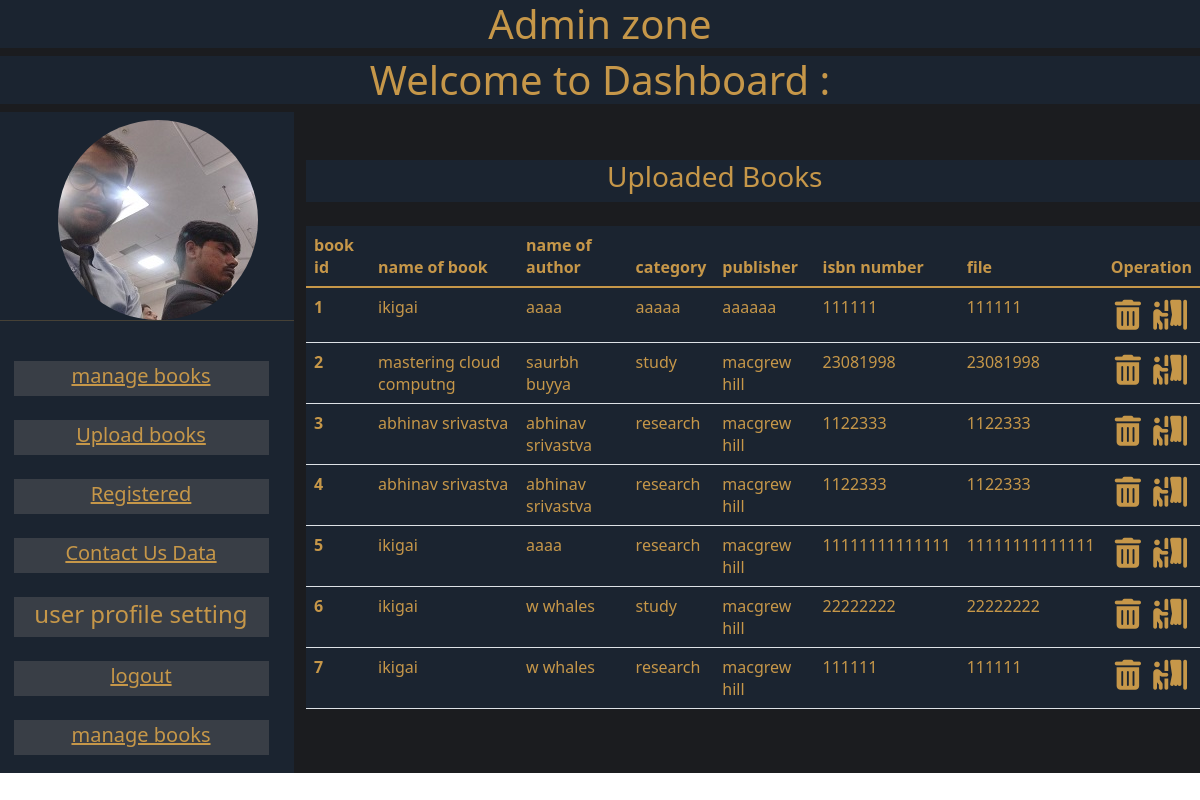
/books, run on the app's committed database.
### tables this page shows
CREATE TABLE Upload_book (b_Id INTEGER NOT NULL, name_of_book VARCHAR, name_of_author VARCHAR, category VARCHAR, publisher VARCHAR, isbn VARCHAR, upload_book VARCHAR, type TEXT, PRIMARY KEY (b_Id));

### main.py (the view)
@app.route("/books")
def books():
    conn =engine.connect()
    books =Upload_book.select()
    result= conn.execute(books)
    rows= result.fetchall()
    return render_template("books.html",books=rows)

### templates/books.html
{% extends "admin_panel_template.html" %}
{% block body %}
<br/>
<br/>
<div class="col-sm-12 box-heading">
  <div class="row">
    <div class="col-sm-3"></div>
    <div class="col-sm-5  text-center">
      <h3><b></b> Uploaded Books</b> </h3>
    </div>
    <div class="col-sm-4"></div>
  </div>
</div>
<br/>
<div class="col-sm-12 ">
    <div class="row">
    <div class="col-sm-12">
          <table class="table box-heading">
            <thead class="thead-light">
              <tr>
                <th scope="col"><b> book id</b></th>
                <th scope="col"><b>name of book</b></th>
                <th scope="col"><B>name of author</B></th>
                <th scope="col"><b>category</b></th>
                <th scope="col"><b>publisher</b></th>
                <th scope="col"><b>isbn number</b></th>
                <th scope="col"><b>file</b></th>
                <th scope="col"><b>Operation</b></th>
              </tr>
            </thead>
            <tbody>
                {% for i in books %}
              <tr>
                <th scope="row">{{ i[0] }}</th>
                <td> {{ i[1] }} </td>
                <td> {{ i[2] }} </td>
                <td> {{ i[3] }} </td>
                <td> {{ i[4] }} </td>
                <td> {{ i[5] }} </td>
                <td> {{ i[5] }} </td>
               <td> <i class="fa-sharp fa-solid fa-trash-can" style="font-size:30px; margin:5%;"></i>
                <i class="fa-sharp fa-solid fa-person-booth" style="font-size:30px; margin:5%;"></i> </td>
              </tr>
            {% endfor %}
            </tbody>
          </table>
</div>
</div>
</div>
<br/>
<br/>
{% endblock %}

### templates/admin_panel_template.html (shortened to what this page needs)
<html>
    <head>
        <link href="https://cdn.jsdelivr.net/npm/bootstrap@5.1.3/dist/css/bootstrap.min.css" rel="stylesheet">
        <link rel="stylesheet" href="{{url_for('static',filename='a-color.css')}}">
      </head>
      <body>
        <Div class="col-sm-12  main-box">
        <div class=" col-sm-12 text-center">
            <h1 class="box-heading"> Admin zone</h1>
            <div class = "col-sm-12" >
                <h1 class="box-heading">Welcome to  Dashboard :{{ sess }}</h1>
            </div>
        </div>
        <div class="col-sm-12">
            <div class="row ">
                <div class="col-sm-3 text-center box-heading" >
                    <div class="col-sm-12" >
                        <div class="row">
                            <div class="col-sm-3"></div>
                            <div class="col-sm-6" style="margin-left:-6%">
                                <img src="{{url_for('static',filename='abhinav.jpg')}}" class="rounded-circle">
                                </div>
                                <hr/>
                        </div>
                    </div>
                    <br/>
                    <div class="col-sm-12 ">
                        <div class="row">
                            <div class="col-sm-1"></div>
                            <div class="col-sm-10 box">
                                <h4 >
                                    <a href="/books"> manage books</a>
                                </h4>
                                </div>
                            <div class="col-sm-1"></div>
                        </div>
                    </div>
                        <br/>
                    <div class="col-sm-12" >
                        <div class="row">
                            <div class="col-sm-1"></div>
                            <div class="col-sm-10 box" >
                                <h4>
                                    <a href="/upload_book"> Upload books </a>
                                </h4>
                                </div>
                            <div class="col-sm-1"></div>
                        </div>
                    </div>
                    <br/>
                    <div class="col-sm-12" >
                        <div class="row">
                            <div class="col-sm-1"></div>
                            <div class="col-sm-10 box">
                                <h4>
                                    <a href="/register_data">Registered </a>
                                </h4>
                                </div>
                            <div class="col-sm-1"></div>
                        </div>
                    </div>
                    <br/>
                    <div class="col-sm-12" >
                        <div class="row">
                            <div class="col-sm-1"></div>
                            <div class="col-sm-10 box">
                                <h4>
                                   <a href="/contact_data"> Contact Us Data</a>
                                </h4>
                                </div>
                            <div class="col-sm-1"></div>
                        </div>
                    </div>
                    <br/>
                    <div class="col-sm-12" >
                        <div class="row">
                            <div class="col-sm-1"></div>
                            <div class="col-sm-10 box">
                                <h4>
                                    user profile setting
                                </h4>
                                </div>
                            <div class="col-sm-1"></div>
                        </div>
                    </div>
                    <br/>
                    <div class="col-sm-12" >
                        <div class="row">
                            <div class="col-sm-1"></div>
                            <div class="col-sm-10 box">
                                <h4>
                                    <a href="/logout"> logout</a>
                                </h4>
                                </div>
                            <div class="col-sm-1"></div>
                        </div>
                    </div>
                    <br/>
                    <div class="col-sm-12 ">
                        <div class="row">
                            <div class="col-sm-1"></div>
                            <div class="col-sm-10 box">
                                <h4 >
                                    <a href="/admin_login_next"> manage books</a>
                                </h4>
                                </div>
                            <div class="col-sm-1"></div>
                        </div>
                    </div>
                </div>
                <div class="col-sm-9">
                    {% block body %}
                    {% endblock %}
                </div>
            </div>
        </div>
    </Div>
      </body>
</html>

### static/a-color.css (style rules this page uses)
html,body { max-width:100%; overflow-x: hidden; }
.box { text-align:center; background-color: #393E46; color:#C69749; padding-top:1%; }
i { font-size: 40px; color:#C69749; }
a { font-size: 20px; color:#C69749; }
.box-heading { background-color: #1B2430; color:#C69749; }
.main-box { background-color: #1b1c1f; }

### data on the page
Upload_book: b_Id "1", name_of_book "ikigai", name_of_author "aaaa", category "aaaaa", publisher "aaaaaa", isbn "111111"
Upload_book: b_Id "2", name_of_book "mastering cloud computng", name_of_author "saurbh buyya", category "study", publisher "macgrew hill", isbn "23081998"
Upload_book: b_Id "3", name_of_book "abhinav srivastva", name_of_author "abhinav srivastva", category "research", publisher "macgrew hill", isbn "1122333"
Upload_book: b_Id "4", name_of_book "abhinav srivastva", name_of_author "abhinav srivastva", category "research", publisher "macgrew hill", isbn "1122333"
Upload_book: b_Id "5", name_of_book "ikigai", name_of_author "aaaa", category "research", publisher "macgrew hill", isbn "11111111111111"
Upload_book: b_Id "6", name_of_book "ikigai", name_of_author "w whales", category "study", publisher "macgrew hill", isbn "22222222"
Upload_book: b_Id "7", name_of_book "ikigai", name_of_author "w whales", category "research", publisher "macgrew hill", isbn "111111"
